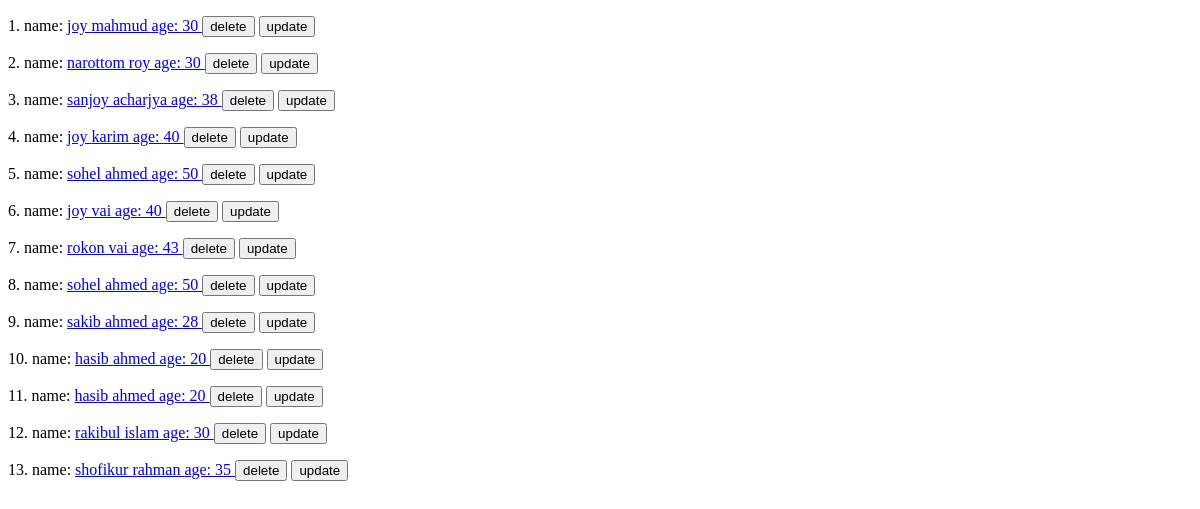
/members/viewAllMembers/, run on an earlier commit of the app's database.
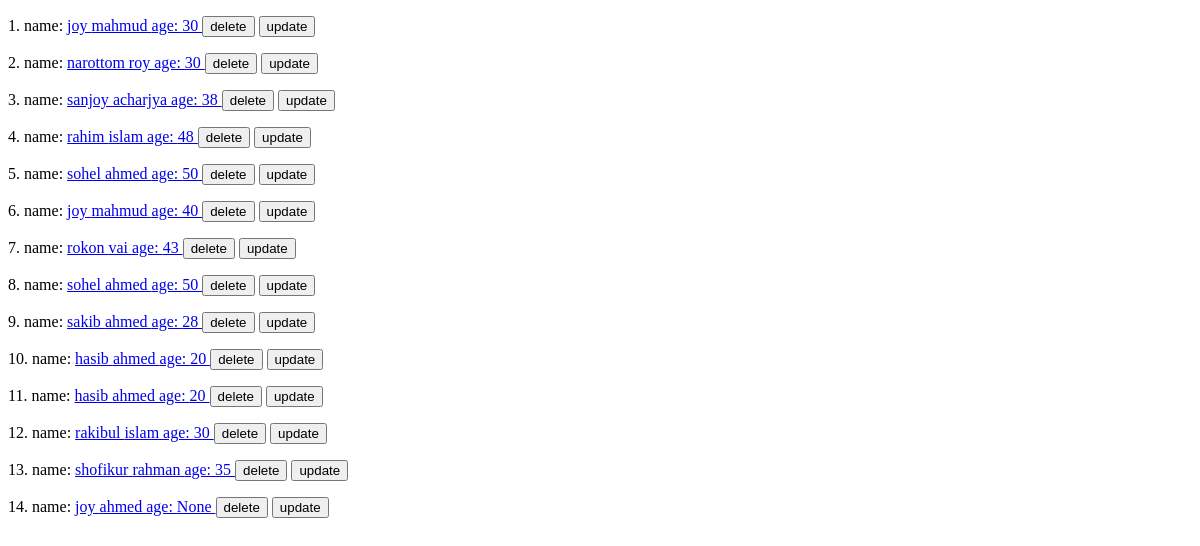
And on a later commit of the database.
### members/models.py (models this page shows)
class Member(models.Model):
    firstname=models.CharField(max_length=100)
    lastname=models.CharField(max_length=100)
    age=models.IntegerField(null=True)

### members/views.py (the view)
# urls.py: path('viewAllMembers/',views.view_members,name="view_members"),
def view_members(request):
    members=Member.objects.all().values()
    context={
        "allMembers":members
    }
    return render(request,'view_members.html',context)

### members/templates/view_members.html (shortened to what this page needs)
<!DOCTYPE html>
<html lang="en">
<head>
</head>
<body>
    <div>
        {% for x in allMembers %}
        <p> {{forloop.counter}}. name: <a href="http://127.0.0.1:8000/members/memberDetails/{{x.id}}">{{x.firstname}} {{x.lastname}} age: {{x.age}} </a> <a href="{% url 'deleteMember' x.id%}"><button>delete</button></a>
            <a href="{% url 'update_member' x.id%}"><button>update</button></a>
        </p>
        {% endfor %}
    </div>
</body>
</html>

What changed in the data, as far as the page shows it:
removed Member: firstname "joy", lastname "karim", age "40"
added Member: firstname "rahim", lastname "islam", age "48"
changed Member (number 6 of 14 on the later page): lastname "vai" → "mahmud"
added Member: firstname "joy", lastname "ahmed", age "None"
